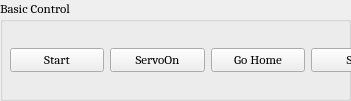
     <widget class="QGroupBox" name="groupBox_2">
      <property name="geometry">
       <rect>
        <x>0</x>
        <y>240</y>
        <width>351</width>
        <height>101</height>
       </rect>
      </property>
      <property name="font">
       <font>
        <family>Cambria</family>
        <pointsize>10</pointsize>
        <weight>50</weight>
        <bold>false</bold>
       </font>
      </property>
      <property name="title">
       <string>Basic Control</string>
      </property>
      <widget class="QWidget" name="horizontalLayoutWidget">
       <property name="geometry">
        <rect>
         <x>10</x>
         <y>30</y>
         <width>395</width>
         <height>61</height>
        </rect>
       </property>
       <property name="font">
        <font>
         <family>Cambria</family>
         <pointsize>10</pointsize>
         <weight>50</weight>
         <bold>false</bold>
        </font>
       </property>
       <layout class="QHBoxLayout" name="horizontalLayout">
        <item>
         <widget class="QPushButton" name="start_btn">
          <property name="font">
           <font>
            <weight>50</weight>
            <bold>false</bold>
           </font>
          </property>
          <property name="text">
           <string>Start</string>
          </property>
         </widget>
        </item>
        <item>
         <widget class="QPushButton" name="servoOn_btn">
          <property name="font">
           <font>
            <family>Cambria</family>
            <pointsize>10</pointsize>
            <weight>50</weight>
            <bold>false</bold>
           </font>
          </property>
          <property name="text">
           <string>ServoOn</string>
          </property>
         </widget>
        </item>
        <item>
         <widget class="QPushButton" name="home_btn">
          <property name="font">
           <font>
            <family>Cambria</family>
            <pointsize>10</pointsize>
            <weight>50</weight>
            <bold>false</bold>
           </font>
          </property>
          <property name="text">
           <string>Go Home</string>
          </property>
         </widget>
        </item>
        <item>
         <widget class="QPushButton" name="stop_btn">
          <property name="font">
           <font>
            <family>Cambria</family>
            <pointsize>10</pointsize>
            <weight>50</weight>
            <bold>false</bold>
           </font>
          </property>
          <property name="text">
           <string>Stop</string>
          </property>
         </widget>
        </item>
       </layout>
      </widget>
     </widget>
